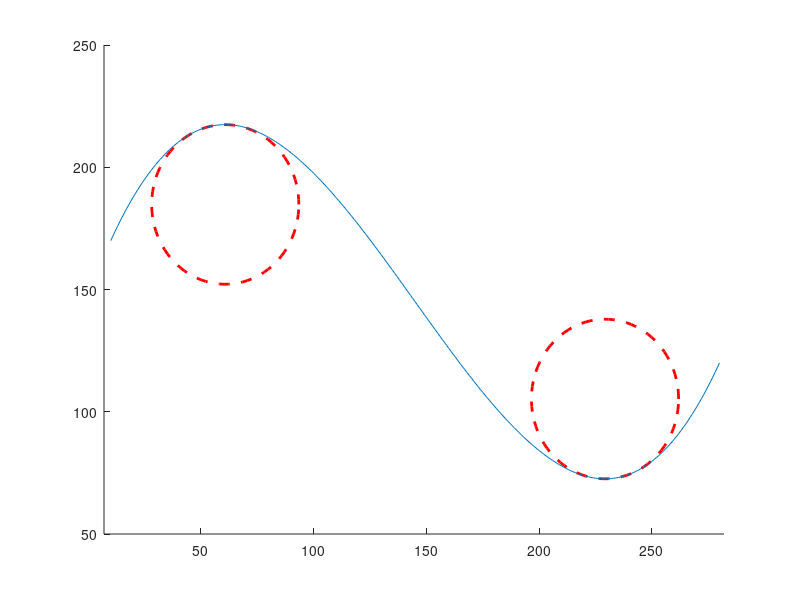

MATLAB code for this plot:
close all 
clc

x1 = 10;  % coordenada x1 ya dada 
x4 = 280; % coordenada x4 ya dada
y1 = 170; % coordenada y1 ya dada
y4 = 120; % coordenada y4 ya dada

%Se secciona la grafica y solo se seleccionan laz zonas donde es mas
%posible que las coordenadas correctas se encuentren para de esta forma
%optimizar el codigo.
incx = (x4-x1)/3;  
for i = 1:1:incx
    for j = 1:1:x4-incx
        quit=0;
        x2 = x1+i;
        x3 = x4-i;
        y2 = y1+j;
        y3 = y4-j;


        %Matriz principal
        A = [(x1^3),(x1^2),(x1),1; (x2^3),(x2^2),(x2),1; (x3^3),(x3^2),(x3),1; (x4^3),(x4^2),(x4),1];

        %Vector Y
        Y = [y1; y2; y3; y4];

        %matriz de soluciones
        Z = inv(A) * Y;

%se forma la funcion con los coeficientes que se generan en la iteracion d
%los ciclos for rpncipales y se revisan que se cumplan las condiciones que
%establece el reto.
        if (Z(1)~=0 )
            funcion = @(X)(Z(1)*X.^3)+(Z(2)*X.^2) + (Z(3)*X)+(Z(4)); %funcion principal
            funcion_2=@(X) (3*Z(1)*X.^2)+(2*Z(2)*X) + (Z(3)); %funcion derivada para calculo del radio de curva
            funcion_3=@(X) ((6*Z(1)*X)+(2*Z(2))); %segunda derivada para calculo del radio de curva
            funcion_4=@(X) sqrt((1+((funcion_2(X)).^2))); %funcion de longitud de curvatura
            longitud=integral(funcion_4,x1,x4); %se calcula la longitud
            %se corrobora si se cumplen las condiciones de longitud de arco
            if(longitud<500 && longitud>300)
                cont=1;
                X=[x1:x4];
                Y=[];
                xmax = (-Z(2)-sqrt(Z(2)^2-3*Z(1)*Z(3)))/(3*Z(1));
                xmin = (-Z(2)+sqrt(Z(2)^2-3*Z(1)*Z(3)))/(3*Z(1));
                
                for k=x1:x4
                    Y(cont)=funcion(k);
                    cont=cont+1;
                end
                radio=((1+(funcion_2(xmax)^2))^(3/2))/(funcion_3(xmax));
                
                %se comprueba si el radio de curvatura cumple con las
                %dimensiones establecidas
                if radio < 50 && radio>-50
                    PC1y = funcion(xmax)-abs(radio); 
                    PC2y = funcion(xmin)+abs(radio);
                    centerc1 = [xmax PC1y];
                    centerc2 = [xmin PC2y];
                    
                    disp(longitud)
                    disp(radio)
                    disp(Z)
                    quit=1;
                    hold on
                    
                    %se grafican los circulos en los puntos criticos
                    viscircles(centerc1, abs(radio),'color','r','LineStyle','--');
                    viscircles(centerc2, abs(radio),'color','r','LineStyle','--');
                    axis([7 282 50 250])
                    plot(X,Y)
                    hold off
                    disp(Y)
                   break;
                end
            end
        end
    end
    if quit == 1
        break;
    end
end
